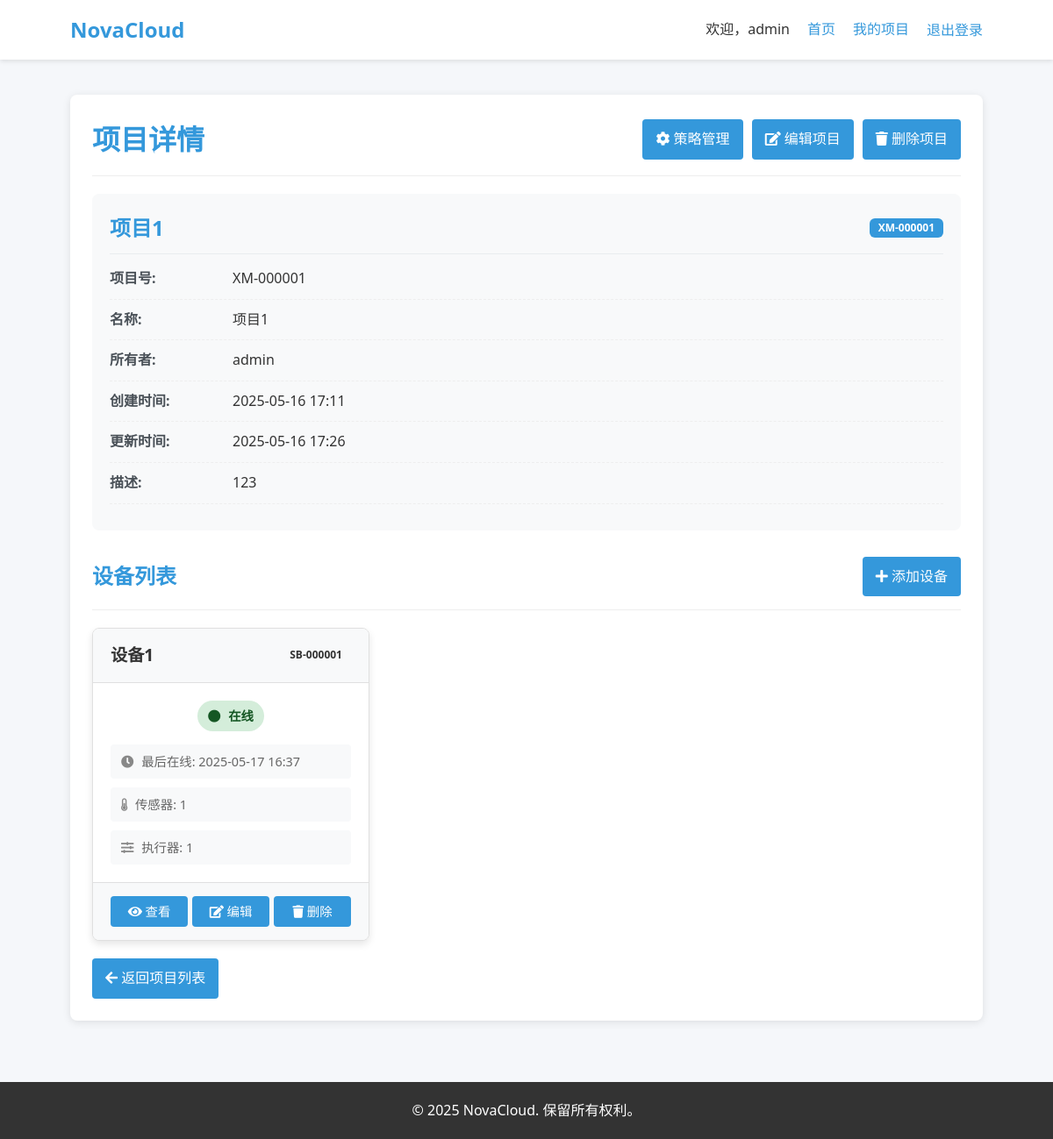
Page /projects/XM-000001/ (signed in) on the committed database.
### iot_devices/models.py (models this page shows, shortened)
class Project(models.Model):
    project_id = models.CharField('项目号', max_length=20, unique=True, help_text="例如：PRJ-XXXXXX")
    name = models.CharField('项目名称', max_length=100)
    description = models.TextField('项目描述', blank=True, null=True)
    owner = models.ForeignKey(settings.AUTH_USER_MODEL, on_delete=models.CASCADE, verbose_name='所有者')
    created_at = models.DateTimeField('创建时间', auto_now_add=True)
    updated_at = models.DateTimeField('更新时间', auto_now=True)
    class Meta:
        verbose_name = '项目'
        verbose_name_plural = '项目'
        ordering = ['-created_at']

class Device(models.Model):
    STATUS_CHOICES = (
        ('online', '在线'),
        ('offline', '离线'),
        ('unregistered', '未注册'),
    )
    PROTOCOL_CHOICES = (
        ('mqtt', 'MQTT'),
        ('tcp', 'TCP原生'),
    )
    device_id = models.CharField('设备号', max_length=20, unique=True, help_text="例如：DEV-YYYYYY")
    device_identifier = models.CharField('设备标识', max_length=100, unique=True, help_text="可以是MAC地址、序列号等")
    device_key = models.CharField('设备密钥', max_length=64, blank=True, help_text="用于设备认证")
    name = models.CharField('设备名称', max_length=100)
    project = models.ForeignKey(Project, on_delete=models.CASCADE, related_name='devices', verbose_name='所属项目')
    status = models.CharField('设备状态', max_length=20, choices=STATUS_CHOICES, default='unregistered')
    protocol_type = models.CharField('通信协议', max_length=20, choices=PROTOCOL_CHOICES, default='mqtt')
    last_seen = models.DateTimeField('最后在线时间', blank=True, null=True)
    created_at = models.DateTimeField('创建时间', auto_now_add=True)
    updated_at = models.DateTimeField('更新时间', auto_now=True)
    class Meta:
        verbose_name = '设备'
        verbose_name_plural = '设备'
        ordering = ['-created_at']

### iot_devices/views.py (the view)
# urls.py: path('projects/<str:project_id>/', views.ProjectDetailView.as_view(), name='project_detail'),
class ProjectDetailView(LoginRequiredMixin, DetailView):
    model = Project
    template_name = 'iot_devices/project_detail.html'
    context_object_name = 'project'
    def get_object(self):
        project = get_object_or_404(Project, project_id=self.kwargs['project_id'])
        if project.owner != self.request.user:
            raise HttpResponseForbidden("您没有权限访问此项目")
        return project
    def get_context_data(self, **kwargs):
        context = super().get_context_data(**kwargs)
        context['devices'] = Device.objects.filter(project=self.object)
        return context

### templates/iot_devices/project_detail.html (shortened to what this page needs)
{% extends 'base.html' %}
{% block content %}
<div class="content-section">
    <div class="section-header">
        <h1>项目详情</h1>
        <div class="header-actions">
            <a href="{% url 'strategy_engine:strategy_list' project.project_id %}" class="btn btn-primary">
                <i class="fas fa-cog"></i> 策略管理
            </a>
            <a href="{% url 'iot_devices:project_update' project.project_id %}" class="btn btn-warning">
                <i class="fas fa-edit"></i> 编辑项目
            </a>
            <a href="{% url 'iot_devices:project_delete' project.project_id %}" class="btn btn-danger">
                <i class="fas fa-trash"></i> 删除项目
            </a>
        </div>
    </div>
    <div class="detail-card">
        <div class="detail-header">
            <h2>{{ project.name }}</h2>
            <span class="badge badge-primary">{{ project.project_id }}</span>
        </div>
        <div class="detail-body">
            <div class="detail-row">
                <div class="detail-label">项目号:</div>
                <div class="detail-value">{{ project.project_id }}</div>
            </div>
            <div class="detail-row">
                <div class="detail-label">名称:</div>
                <div class="detail-value">{{ project.name }}</div>
            </div>
            <div class="detail-row">
                <div class="detail-label">所有者:</div>
                <div class="detail-value">{{ project.owner.username }}</div>
            </div>
            <div class="detail-row">
                <div class="detail-label">创建时间:</div>
                <div class="detail-value">{{ project.created_at|date:"Y-m-d H:i" }}</div>
            </div>
            <div class="detail-row">
                <div class="detail-label">更新时间:</div>
                <div class="detail-value">{{ project.updated_at|date:"Y-m-d H:i" }}</div>
            </div>
            {% if project.description %}
            <div class="detail-row">
                <div class="detail-label">描述:</div>
                <div class="detail-value">{{ project.description }}</div>
            </div>
            {% endif %}
        </div>
    </div>
    <div class="sub-section">
        <div class="section-header">
            <h2>设备列表</h2>
            <a href="{% url 'iot_devices:device_create' project.project_id %}" class="btn btn-primary">
                <i class="fas fa-plus"></i> 添加设备
            </a>
        </div>
        {% if devices %}
            <div class="device-grid">
                {% for device in devices %}
                    <div class="device-card">
                        <div class="card-header">
                            <h3>{{ device.name }}</h3>
                            <span class="badge badge-info">{{ device.device_id }}</span>
                        </div>
                        <div class="card-body">
                            <div class="device-status">
                                <span class="status-badge status-{{ device.status }}">
                                    {% if device.status == 'online' %}
                                        <i class="fas fa-circle"></i> 在线
                                    {% elif device.status == 'offline' %}
                                        <i class="fas fa-circle"></i> 离线
                                    {% else %}
                                        <i class="fas fa-circle"></i> 未注册
                                    {% endif %}
                                </span>
                            </div>
                            <div class="device-meta">
                                <div class="meta-item">
                                    <i class="fas fa-clock"></i> 最后在线:
                                    {{ device.last_seen|default_if_none:"从未在线"|date:"Y-m-d H:i" }}
                                </div>
                                <div class="meta-item">
                                    <i class="fas fa-thermometer-half"></i> 传感器: {{ device.sensors.count }}
                                </div>
                                <div class="meta-item">
                                    <i class="fas fa-sliders-h"></i> 执行器: {{ device.actuators.count }}
                                </div>
                            </div>
                        </div>
                        <div class="card-footer">
                            <div class="btn-group">
                                <a href="{% url 'iot_devices:device_detail' device.device_id %}" class="btn btn-info">
                                    <i class="fas fa-eye"></i> 查看
                                </a>
                                <a href="{% url 'iot_devices:device_update' device.device_id %}" class="btn btn-warning">
                                    <i class="fas fa-edit"></i> 编辑
                                </a>
                                <a href="{% url 'iot_devices:device_delete' device.device_id %}" class="btn btn-danger">
                                    <i class="fas fa-trash"></i> 删除
                                </a>
                            </div>
                        </div>
                    </div>
                {% endfor %}
            </div>
        {% endif %}
    </div>
    <div class="back-link">
        <a href="{% url 'iot_devices:project_list' %}" class="btn btn-light">
            <i class="fas fa-arrow-left"></i> 返回项目列表
        </a>
    </div>
</div>
{% endblock %}

### templates/base.html (shortened to what this page needs)
<!DOCTYPE html>
<html lang="zh-CN">
<head>
    {% load static %}
    <link rel="stylesheet" href="https://cdnjs.cloudflare.com/ajax/libs/font-awesome/5.15.3/css/all.min.css">
    <link rel="stylesheet" href="{% static 'css/style.css' %}">
</head>
<body>
    <header class="site-header">
        <div class="container">
            <div class="logo">
                <a href="{% url 'core:index' %}">NovaCloud</a>
            </div>
            <nav class="main-nav">
                <ul>
                    {% if user.is_authenticated %}
                        <li>欢迎，{{ user.username }}</li>
                        <li><a href="{% url 'core:index' %}">首页</a></li>
                        <li><a href="{% url 'iot_devices:project_list' %}">我的项目</a></li>
                        <li>
                            <form method="post" action="{% url 'accounts:logout' %}" class="logout-form">
                                <button type="submit" class="logout-btn">退出登录</button>
                            </form>
                        </li>
                    {% else %}
                        <li><a href="{% url 'accounts:login' %}">登录</a></li>
                        <li><a href="{% url 'accounts:register' %}">注册</a></li>
                    {% endif %}
                </ul>
            </nav>
        </div>
    </header>
    <main class="site-content">
        <div class="container">
            {% block content %}{% endblock %}
        </div>
    </main>
    <footer class="site-footer">
        <div class="container">
            <p>&copy; {% now "Y" %} NovaCloud. 保留所有权利。</p>
        </div>
    </footer>
</body>
</html>

### static/css/style.css (style rules this page uses)
:root { --primary-color: #3498db; --secondary-color: #2980b9; --accent-color: #f39c12; --bg-color: #f5f7fa; --text-color: #333; --border-color: #ddd; --success-color: #2ecc71; --error-color: #e74c3c; }
* { margin: 0; padding: 0; box-sizing: border-box; }
body { font-family: 'Segoe UI', Tahoma, Geneva, Verdana, sans-serif; line-height: 1.6; color: var(--text-color); background-color: var(--bg-color); min-height: 100vh; display: flex; flex-direction: column; }
.container { width: 90%; max-width: 1200px; margin: 0 auto; padding: 0 20px; }
a { color: var(--primary-color); text-decoration: none; transition: color 0.3s; }
.btn { display: inline-block; padding: 10px 15px; background-color: var(--primary-color); color: white; border: none; border-radius: 4px; cursor: pointer; transition: background 0.3s; }
.btn-primary { background-color: var(--primary-color); }
.site-header { background-color: white; box-shadow: 0 2px 5px rgba(0, 0, 0, 0.1); padding: 15px 0; }
.site-header .container { display: flex; justify-content: space-between; align-items: center; }
.logo a { font-size: 24px; font-weight: bold; color: var(--primary-color); }
.main-nav ul { display: flex; list-style: none; }
.main-nav li { margin-left: 20px; }
.logout-form { margin: 0; padding: 0; }
.logout-btn { background: none; border: none; color: var(--primary-color); cursor: pointer; font-size: inherit; font-family: inherit; padding: 0; text-decoration: none; transition: color 0.3s; }
.site-content { flex: 1; padding: 40px 0; }
.site-footer { background-color: #333; color: white; padding: 20px 0; text-align: center; }
.content-section { background-color: #fff; border-radius: 8px; box-shadow: 0 2px 10px rgba(0, 0, 0, 0.1); padding: 25px; margin-bottom: 30px; }
.section-header { display: flex; justify-content: space-between; align-items: center; margin-bottom: 20px; border-bottom: 1px solid #eee; padding-bottom: 15px; }
.section-header h1, .section-header h2 { margin: 0; color: var(--primary-color); }
.header-actions { display: flex; gap: 10px; }
.detail-card { background-color: #f8f9fa; border-radius: 8px; padding: 20px; margin-bottom: 25px; }
.detail-header { display: flex; justify-content: space-between; align-items: center; margin-bottom: 15px; border-bottom: 1px solid #e9ecef; padding-bottom: 10px; }
.detail-header h2 { margin: 0; color: var(--primary-color); }
.detail-row { display: flex; margin-bottom: 10px; border-bottom: 1px dashed #eee; padding-bottom: 10px; }
.detail-label { width: 140px; font-weight: 600; color: #495057; }
.detail-value { flex: 1; }
.badge { display: inline-block; padding: 5px 10px; font-size: 0.75rem; font-weight: 700; line-height: 1; text-align: center; white-space: nowrap; vertical-align: baseline; border-radius: 0.375rem; }
.badge-primary { background-color: var(--primary-color); color: white; }
.status-badge { display: inline-block; padding: 5px 10px; font-size: 0.75rem; font-weight: 700; border-radius: 0.375rem; }
.status-online { background-color: #2ecc71; color: white; }
.sub-section { margin-top: 30px; }
.back-link { margin-top: 20px; }

### rows in the picture
Project: name "项目1", project_id "XM-000001", owner.username "admin", created_at "2025-05-16 17:11", updated_at "2025-05-16 17:26", description "123"
Device: name "设备1", device_id "SB-000001", status "online" (drawn), last_seen "2025-05-17 16:37", sensors.count "1", actuators.count "1"

### other values in the picture
{{ user.username }} "admin"
